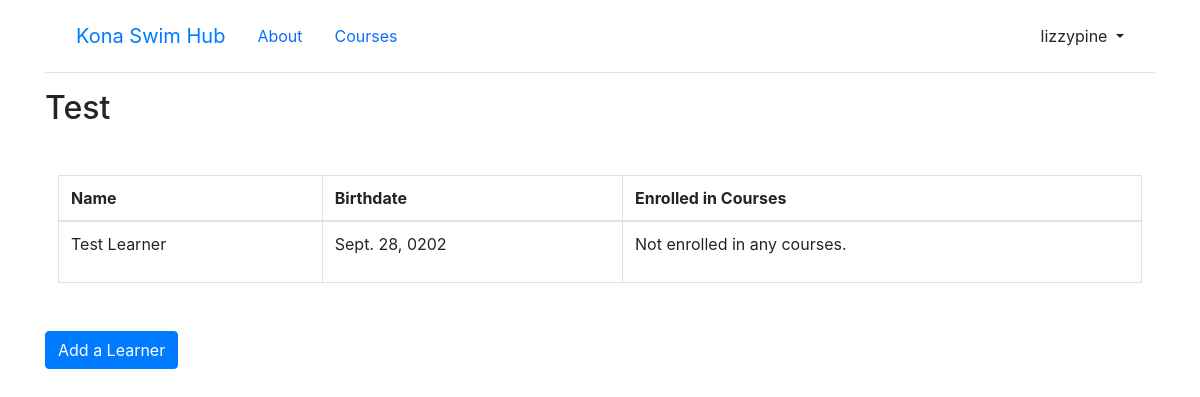
/accounts/learner-detail/19 (signed in), run on an earlier commit of the app's database.
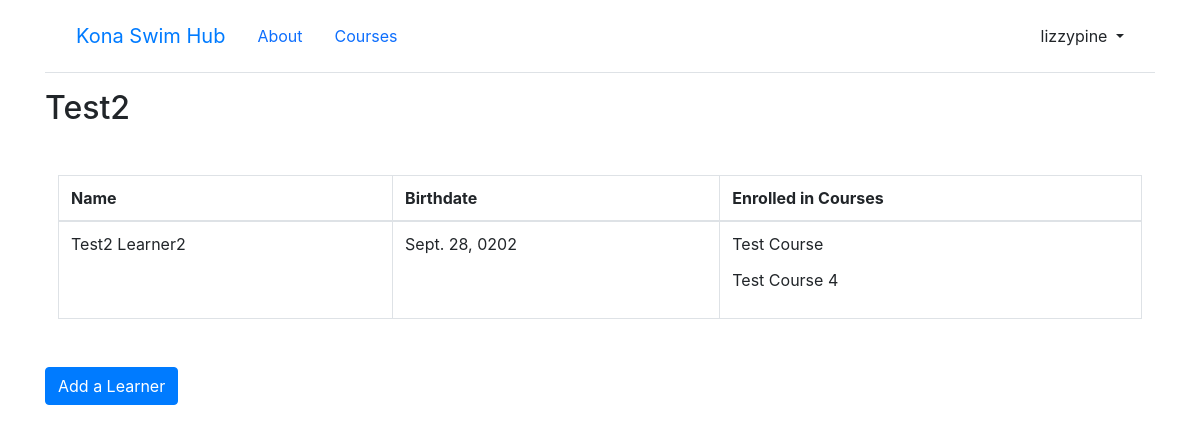
And on a later commit of the database.
### accounts/models.py (models this page shows, shortened)
class Learner(models.Model):
    associated_with_user = models.ForeignKey(CustomUser, on_delete=models.CASCADE, default=None, blank=True, null=True)
    first_name = models.CharField(max_length = 100)
    last_name = models.CharField(max_length = 100)
    birthday = models.DateField()

### accounts/views.py (the view)
# urls.py: path("learner-detail/<int:pk>", LearnerDetailView.as_view(), name="learner-detail"),
class LearnerDetailView(LoginRequiredMixin, DetailView):
    model = Learner
    template_name = 'learner-detail.html'
    context_object_name = 'learner'
    def get_context_data(self, **kwargs):
        context = super().get_context_data(**kwargs)
        context['courselist'] = Course.objects.filter(learner_on_roster=self.kwargs['pk']).values('course_title')
        return context

### templates/learner-detail.html (shortened to what this page needs)
{% extends "base.html" %}
{% block content %}
{% load bootstrap4 %}
{% bootstrap_css %}
<body>
  <h2>{{ learner.first_name }}</h2>
  <div class="row my-3 p-3">
    <div class="course-table-container">
      <table class="table table-bordered table-hover">
        <thead>
          <tr>
            <th> Name </th>
            <th> Birthdate </th>
            <th> Enrolled in Courses </th>
          </tr>
        </thead>
        <tbody>
          <tr>
            <td> {{ learner.first_name }} {{ learner.last_name}} </td>
            <td> {{ learner.birthday }} </td>
            <td>
              {% for course in courselist %}
              <p> {{ course.course_title }} </p>
              {% empty %}
              <p>Not enrolled in any courses.</p>
              {% endfor %}
            </td>
          </tr>
        </tbody>
      </table>
    </div>
  </div>
  <div>
    <a href=" {% url 'learner-add' %}" class="btn btn-primary" role="button">Add a Learner</a>
  </div>
</body>
{% endblock content %}

What changed in the data, as far as the page shows it:
changed Learner "Sept. 28, 0202": first_name "Test" → "Test2"; last_name "Learner" → "Learner2"
Also different on the page:
new list line: "Test Course"
new list line: "Test Course 4"
text no longer shown: "Not enrolled in any courses."
